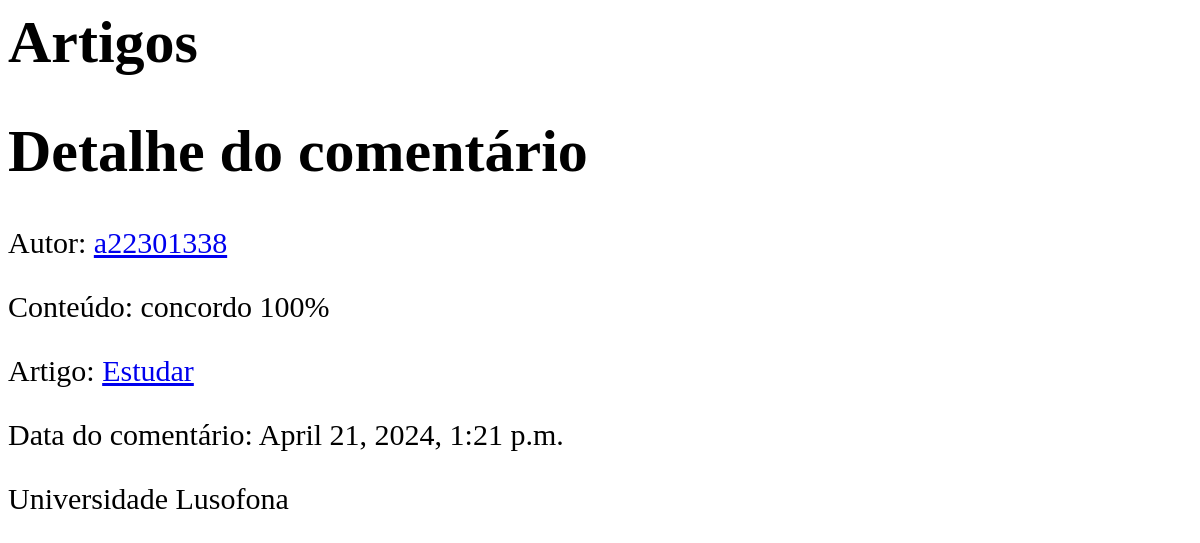
The app's page /artigos/comentarios/1/ with its own data.
### artigos/models.py (models this page shows, shortened)
class Comment(models.Model):
    article = models.ForeignKey(Article, related_name='comments', on_delete=models.CASCADE)
    author = models.ForeignKey(User, on_delete=models.CASCADE)
    content = models.TextField()
    date_posted = models.DateTimeField(auto_now_add=True)

class Article(models.Model):
    title = models.CharField(max_length=200)
    corpo = models.TextField()
    data_Postada = models.DateTimeField(auto_now_add=True)
    ultima_modificacao = models.DateTimeField(auto_now=True)
    autor = models.ForeignKey(Author, on_delete=models.CASCADE)
    likes = models.PositiveIntegerField(default=0)

### artigos/views.py (the view)
# urls.py: path('comentarios/<int:comment_id>/', views.comment_detail_view, name='comment-detail'),
def comment_detail_view(request, comment_id):
    comment = get_object_or_404(Comment, id=comment_id)
    context = {
        'comment': comment
    }
    return render(request, "artigos/detalhesComentario.html", context)

### artigos/templates/artigos/detalhesComentario.html
{% extends "artigos/layout.html" %}
{% block content %}
<div class="container">
    <h1>Detalhe do comentário</h1>
    <p>Autor: <a href="{% url 'artigos:author-detail' author_id=comment.author.author.id %}">{{ comment.author.username }}</a></p>
    <p>Conteúdo: {{ comment.content }}</p>
    <p>Artigo: <a href="{% url 'artigos:article-detail' article_id=comment.article.id %}">{{ comment.article.title }}</a></p>
    <p>Data do comentário: {{ comment.date_posted }}</p>
</div>
{% endblock %}

### artigos/static/artigos/estilos.css (style rules this page uses)
body { background : url('https://e0.pxfuel.com/wallpapers/279/812/desktop-wallpaper-grunge-vintage-blank-old-newspaper-background.jpg'); color:black; font-size:30px; }

### records on screen
Comment: author.username "a22301338", content "concordo 100%", article "Estudar", date_posted "April 21, 2024, 1:21 p.m."
